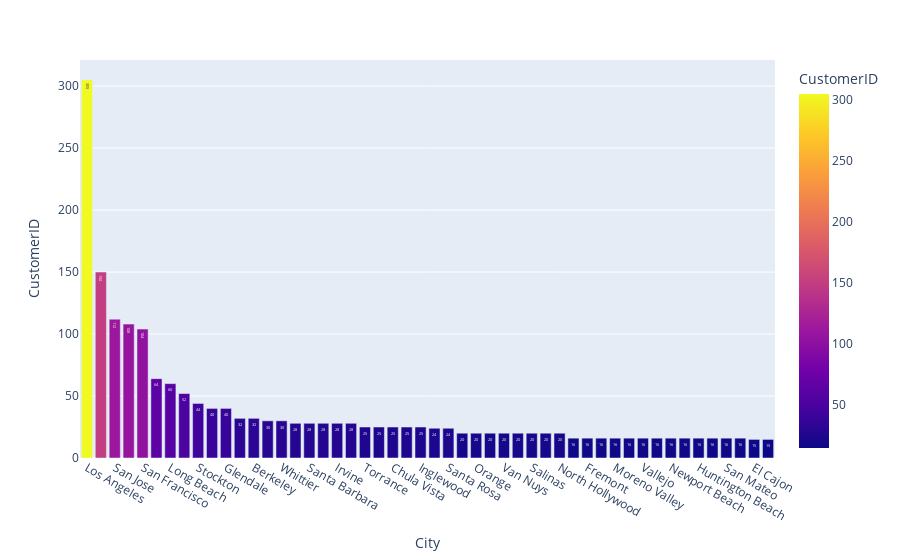

The code cell stored with this chart in its notebook:
### Code cell
fig = px.bar(df.groupby(['City'])['CustomerID'].count().reset_index().sort_values('CustomerID',
                                                                                    ascending=False).head(50),
             x='City',
             y='CustomerID', 
             color = 'CustomerID',
             text = 'CustomerID')
fig.show()

### Figure 1 — Plotly figure (JSON) as saved in the notebook; plotly's stock layout.template omitted (floating-point values rounded to 4 significant figures)
{"data": [{"alignmentgroup": "True", "hovertemplate": "City=%{x}<br>CustomerID=%{marker.color}<extra></extra>", "legendgroup": "", "marker": {"color": [305, 150, 112, 108, 104, 64, 60, 52, 44, 40, 40, 32, 32, 30, 30, 28, 28, 28, 28, 28, 25, 25, 25, 25, 25, 24, 24, 20, 20, 20, 20, 20, 20, 20, 20, 16, 16, 16, 16, 16, 16, 16, 16, 16, 16, 16, 16, 16, 15, 15], "coloraxis": "coloraxis", "pattern": {"shape": ""}}, "name": "", "offsetgroup": "", "orientation": "v", "showlegend": false, "text": [305, 150, 112, 108, 104, 64, 60, 52, 44, 40, 40, 32, 32, 30, 30, 28, 28, 28, 28, 28, 25, 25, 25, 25, 25, 24, 24, 20, 20, 20, 20, 20, 20, 20, 20, 16, 16, 16, 16, 16, 16, 16, 16, 16, 16, 16, 16, 16, 15, 15], "textposition": "auto", "type": "bar", "x": ["Los Angeles", "San Diego", "San Jose", "Sacramento", "San Francisco", "Fresno", "Long Beach", "Oakland", "Stockton", "Bakersfield", "Glendale", "Riverside", "Berkeley", "Pasadena", "Whittier", "San Bernardino", "Santa Barbara", "Anaheim", "Irvine", "Modesto", "Torrance", "Santa Monica", "Chula Vista", "Burbank", "Inglewood", "Santa Ana", "Santa Rosa", "Corona", "Orange", "Garden Grove", "Van Nuys", "Escondido", "Salinas", "Rancho Cucamonga", "North Hollywood", "Fullerton", "Fremont", "Palmdale", "Moreno Valley", "Hayward", "Vallejo", "Santa Cruz", "Newport Beach", "Redwood City", "Huntington Beach", "Concord", "San Mateo", "Palo Alto", "El Cajon", "West Covina"], "xaxis": "x", "y": [305, 150, 112, 108, 104, 64, 60, 52, 44, 40, 40, 32, 32, 30, 30, 28, 28, 28, 28, 28, 25, 25, 25, 25, 25, 24, 24, 20, 20, 20, 20, 20, 20, 20, 20, 16, 16, 16, 16, 16, 16, 16, 16, 16, 16, 16, 16, 16, 15, 15], "yaxis": "y"}], "layout": {"barmode": "relative", "coloraxis": {"colorbar": {"title": {"text": "CustomerID"}}, "colorscale": [[0, "#0d0887"], [0.1111, "#46039f"], [0.2222, "#7201a8"], [0.3333, "#9c179e"], [0.4444, "#bd3786"], [0.5556, "#d8576b"], [0.6667, "#ed7953"], [0.7778, "#fb9f3a"], [0.8889, "#fdca26"], [1, "#f0f921"]]}, "legend": {"tracegroupgap": 0}, "margin": {"t": 60}, "xaxis": {"anchor": "y", "domain": [0, 1], "title": {"text": "City"}}, "yaxis": {"anchor": "x", "domain": [0, 1], "title": {"text": "CustomerID"}}}}
